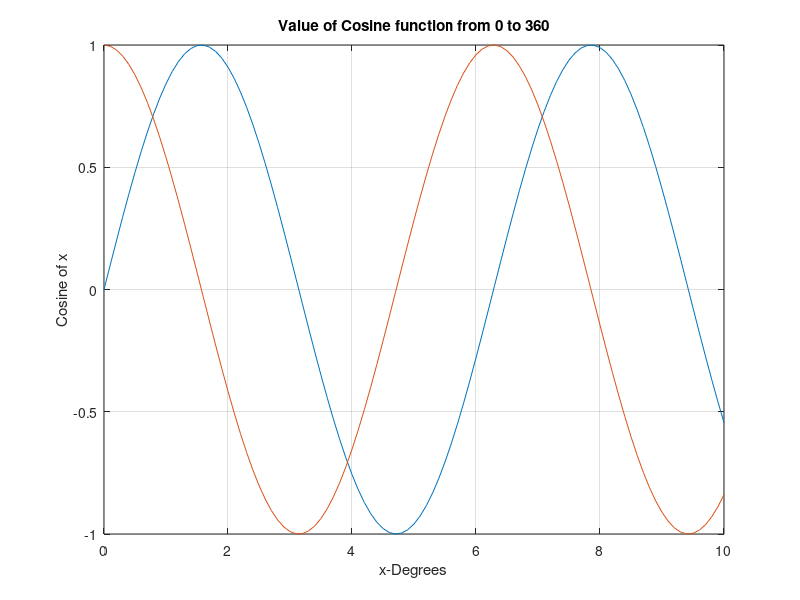

Source code (MATLAB): (Note: this script raises an error after producing the figure.)
clc; clear all; close all

% make script that displays sine angles as rational nums
format rat;
sin(pi/2)
sin(pi/3)
sin(pi/4)

% define vectors
A = [1 2 3];
B = [4; 5; 6];

% determinant command
C = [1 2 3 4; 0 2 1 3; 0 0 3 2; 0 0 0 4];
det(C)
inv(C)

% concactenate
D  = [A B'];
D2 = [A; B'];

%%
clc; clear all; close all
% w/ complex nums
a = [j, 1+2j, 4];
fprintf('a:\n')
disp(a);
fprintf('a_nought:\n');
disp(a');

% dot and cross product
A = [1 4 7]
B = [2 -1 5];

dot(A,B)
cross(A,B)
A.*B

%%
clc; clear all; close all;

% indexing - vectors
A = [12, 17, -2, 0 , 4, 4, 11, 19, 27];
A(2)
A(8)
A(:)
A(1,4:6)

% indexing - matrices
A = [-1 6; 7 11];
B = [2 0 1; -1 7 4; 3 0 1];

A(2, 1)
B(:, 2)
B(3,:)
B(1:2, 1:2)

%%
clc; clear all; close all
format short
% find sol of simultaneous linear eq
A = [5 2 -9; -9 -2 2; 6 7 3];
B = [44; 11; 44];
X = A \ B;
X

%%
x=0:.1:10
y = sin(x)
plot(x,y)
xlabel('x-Degrees')
ylabel('Cosine of x')
title('Value of Cosine function from 0 to 360')
grid on

hold on
yy = cos(x)
plot(x, yy)

%%
A = (3+j*4) / (4+3*j);
abs_A = abs(A)
re_A  = real(A)
im_A  = imag(A)
conj_A= conj(A)

%%
syms x
int(-2*x / (1+x^2)^2)

syms z
int(x/(1+z^2), x)
% int(x/()


%%
clc; clear all; close all
i0 = 0;

for i = 1:2:101
    i0 = i0+ i;
end
i0